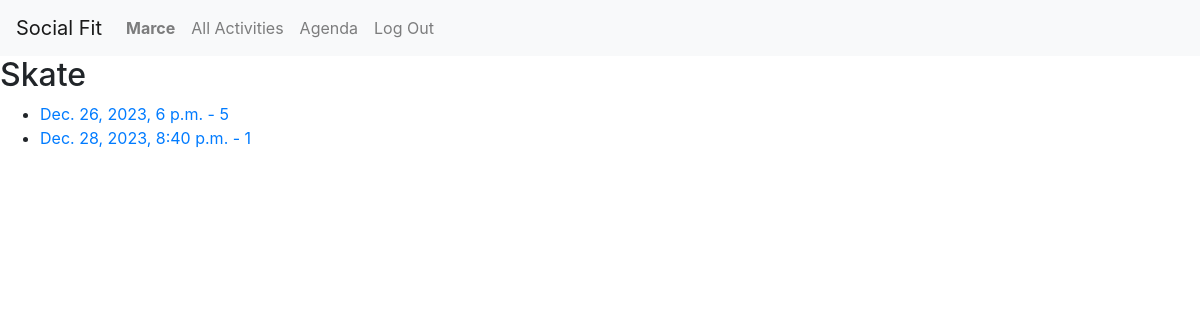
Page /activities/1 (signed in) on the committed database.
### booking/models.py (models this page shows, shortened)
class User(AbstractUser):
    pass

class Activity(models.Model):
    created_by = models.ForeignKey(User, on_delete=models.CASCADE, related_name='activity_owner')
    name = models.CharField(max_length=30)
    description = models.TextField()
    image = models.ImageField(upload_to = 'images/')
    active = models.BooleanField(default=True)

class ActivitySchedule(models.Model):
    activity = models.ForeignKey(Activity, on_delete=models.CASCADE)
    instructor = models.ForeignKey(User, on_delete=models.CASCADE, related_name='instructor_activities')
    date = models.DateTimeField(null=True)
    capacity = models.IntegerField(null=True)
    cost = models.IntegerField(null=True)
    description = models.TextField(null=True)
    active = models.BooleanField(default=True)
    reservations = models.ManyToManyField(User, through='ActivityReservation')

### booking/views.py (the view)
# urls.py: path("activities/<int:activity_id>", views.activity, name="activity"),
def activity(request, activity_id):
    try:
        activity = Activity.objects.get(pk=activity_id)
    except activity.DoesNotExist:
        raise Http404("Activity not found.")
    return render(request, "booking/activity.html",
    {
        "activity": activity
    })

### booking/templates/booking/activity.html
{% extends "booking/layout.html" %}
{% block body %}
    <h2>{{ activity.name }}</h2>
    <ul>
        {% for schedule in activity.activityschedule_set.all %}
            <li>
                <a href="{% url 'booking:schedule' schedule.id %}">
                {{ schedule.date }} - {{ schedule.cost }}
                </a>
            </li>
        {% endfor %}
    </ul>
{% endblock %}

### booking/templates/booking/layout.html (shortened to what this page needs)
{% load static %}
<!DOCTYPE html>
<html lang="en">
    <head>
        <link rel="stylesheet" href="https://stackpath.bootstrapcdn.com/bootstrap/4.4.1/css/bootstrap.min.css">
        <link href="{% static 'booking/styles.css' %}" rel="stylesheet">
    </head>
    <body>
        <nav class="navbar navbar-expand-lg navbar-light bg-light">
            <a class="navbar-brand" href="{% url 'booking:index' %}">Social Fit</a>
            <div>
              <ul class="navbar-nav mr-auto">
                {% if user.is_authenticated %}
                    <li class="nav-item">
                        <a class="nav-link" href="{% url 'booking:profile' request.user.username %}"><strong>{{ user.username }}</strong></a>
                    </li>
                {% endif %}
                <li class="nav-item">
                  <a class="nav-link" href="{% url 'booking:all_activities' %}">All Activities</a>
                </li>
                {% if user.is_authenticated %}
                    <li class="nav-item">
                        <a class="nav-link" href="{% url 'booking:agenda' %}">Agenda</a>
                    </li>
                    <li class="nav-item">
                        <a class="nav-link" href="{% url 'booking:logout' %}">Log Out</a>
                    </li>
                {% endif %}
              </ul>
            </div>
          </nav>
        <div class="body">
            {% block body %}
            {% endblock %}
        </div>
    </body>
</html>

### rows in the picture
User: username "Marce"
Activity: name "Skate"
ActivitySchedule: date "Dec. 26, 2023, 6 p.m.", cost "5"
ActivitySchedule: date "Dec. 28, 2023, 8:40 p.m.", cost "1"
